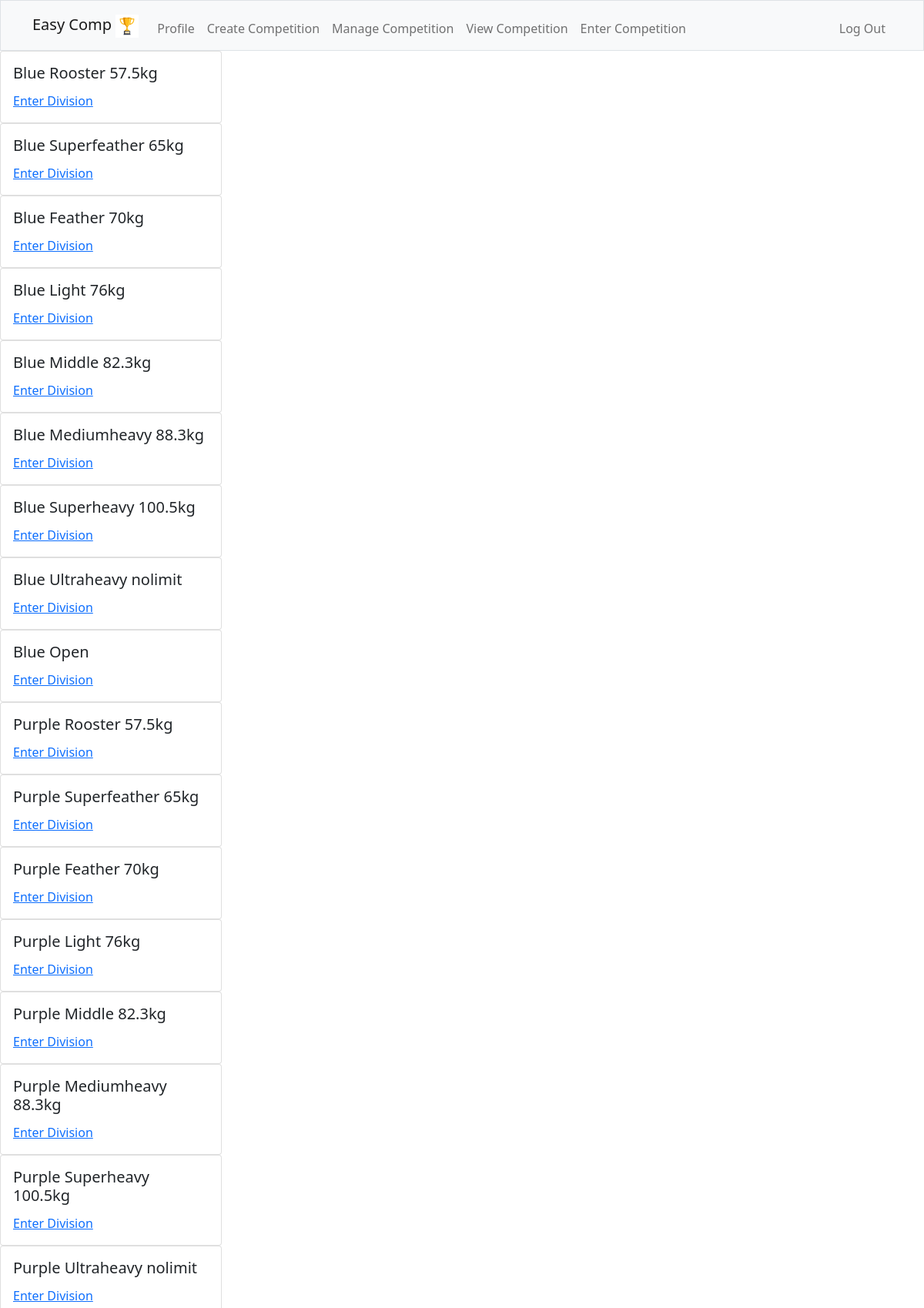
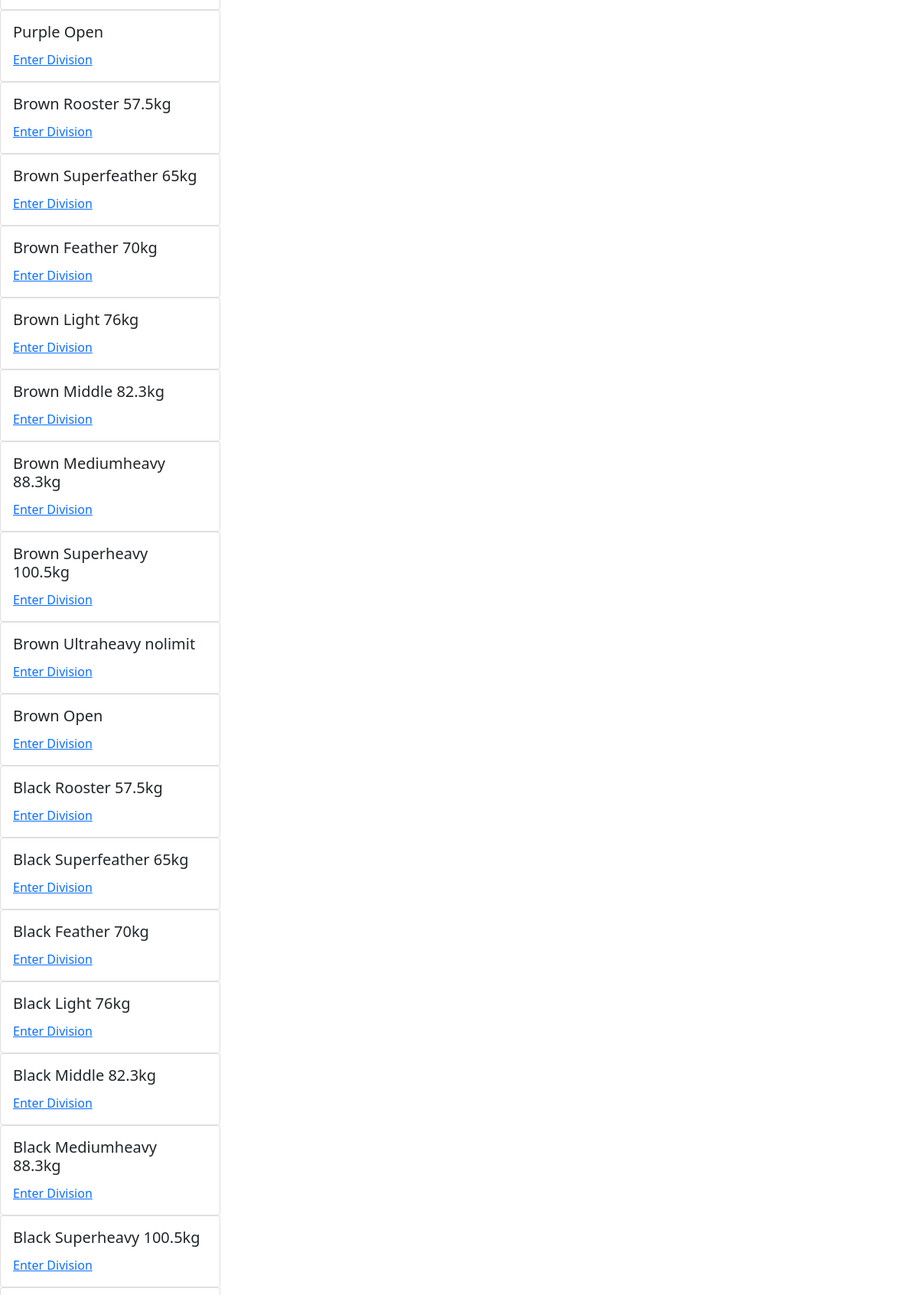
/divisions/TEST COMP 2 (signed in, upper part), run on the app's committed database (2 pictures, top to bottom).
### tables this page shows
CREATE TABLE divisions (
    id INTEGER NOT NULL,
    name TEXT NOT NULL,
    comp_id INTEGER NOT NULL,
    comp_name TEXT NOT NULL,
    PRIMARY KEY(id),
    FOREIGN KEY(comp_id) REFERENCES competitions(id)
    FOREIGN KEY(comp_name) REFERENCES competitions(name)
);

### app.py (the view)
@app.route("/divisions/<name>", methods=["GET"])
@login_required
def divisions(name):
    rows = db.execute("SELECT DISTINCT id, name FROM competitions WHERE name LIKE ?", name)
    comp_id = rows[0]["id"]
    compname = rows[0]["name"]
    divisions = []
    rows = db.execute("SELECT DISTINCT name FROM divisions WHERE comp_id = ?", comp_id)
    for i in range(len(rows)):
        division = rows[i]["name"]
        divisions.append(division)
    return render_template("divisions.html", divisions=divisions, compname=compname)

### app.py (called while the page is built)
@app.after_request
def after_request(response):
    response.headers["Cache-Control"] = "no-cache, no-store, must-revalidate"
    response.headers["Expires"] = 0
    response.headers["Pragma"] = "no-cache"
    return response

### helpers.py (called while the page is built)
def login_required(f):
    @wraps(f)
    def decorated_function(*args, **kwargs):
        if session.get("user_id") is None:
            return redirect("/login")
        return f(*args, **kwargs)
    return decorated_function

### templates/divisions.html (shortened to what this page needs)
{% extends "layout.html" %}
{% block main %}
{% for division in divisions %}
<div class="card" style="width: 18rem;" name="competitioncard">
    <div class="card-body">
      <h5 class="card-title">{{division}}</h5>
      <a href="enterdivision/{{compname}}:{{division}}" class="card-link">Enter Division</a>
    </div>
  </div>
  {% endfor %}
{% endblock %}

### data on the page
divisions: name "Blue Rooster 57.5kg"
divisions: name "Blue Superfeather 65kg"
divisions: name "Blue Feather 70kg"
divisions: name "Blue Light 76kg"
divisions: name "Blue Middle 82.3kg"
divisions: name "Blue Mediumheavy 88.3kg"
divisions: name "Blue Superheavy 100.5kg"
divisions: name "Blue Ultraheavy nolimit"
divisions: name "Blue Open"
divisions: name "Purple Rooster 57.5kg"
divisions: name "Purple Superfeather 65kg"
divisions: name "Purple Feather 70kg"
divisions: name "Purple Light 76kg"
divisions: name "Purple Middle 82.3kg"
divisions: name "Purple Mediumheavy 88.3kg"
divisions: name "Purple Superheavy 100.5kg"
divisions: name "Purple Ultraheavy nolimit"
divisions: name "Purple Open"
divisions: name "Brown Rooster 57.5kg"
divisions: name "Brown Superfeather 65kg"
divisions: name "Brown Feather 70kg"
divisions: name "Brown Light 76kg"
divisions: name "Brown Middle 82.3kg"
divisions: name "Brown Mediumheavy 88.3kg"
divisions: name "Brown Superheavy 100.5kg"
divisions: name "Brown Ultraheavy nolimit"
divisions: name "Brown Open"
divisions: name "Black Rooster 57.5kg"
divisions: name "Black Superfeather 65kg"
divisions: name "Black Feather 70kg"
divisions: name "Black Light 76kg"
divisions: name "Black Middle 82.3kg"
divisions: name "Black Mediumheavy 88.3kg"
divisions: name "Black Superheavy 100.5kg"
